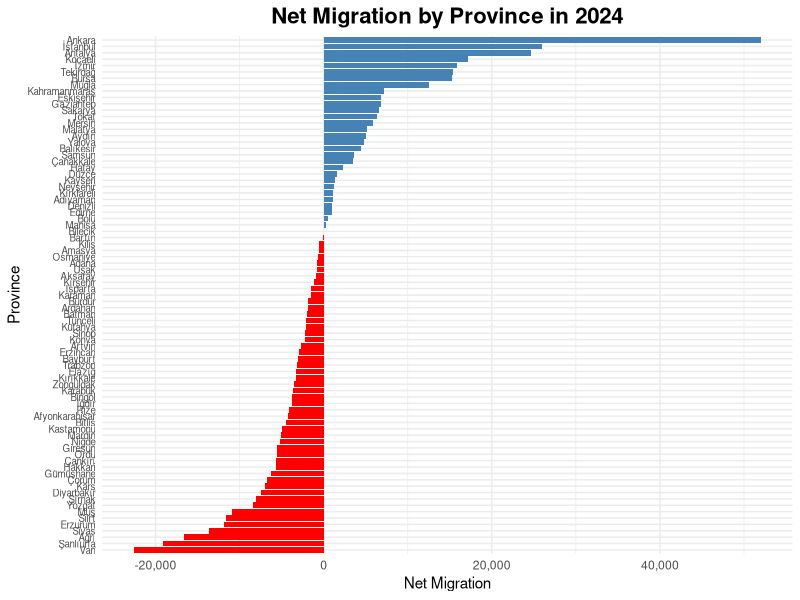
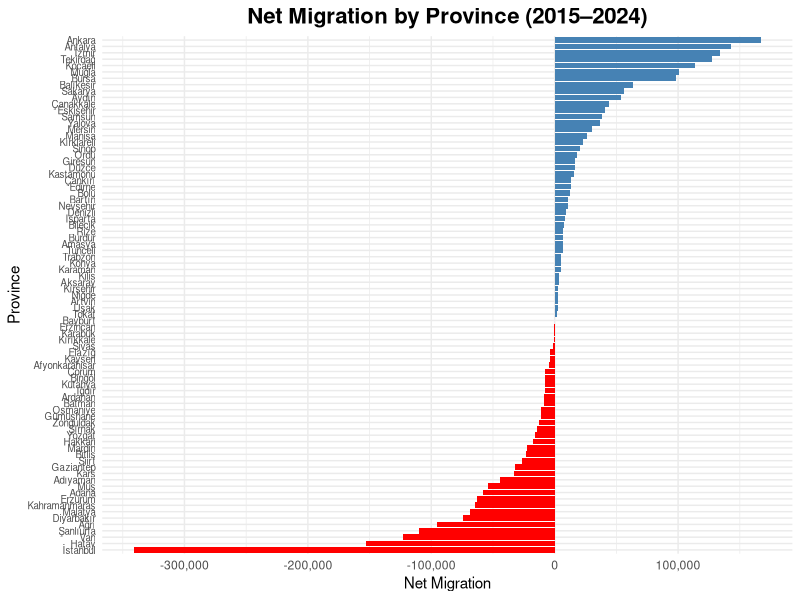
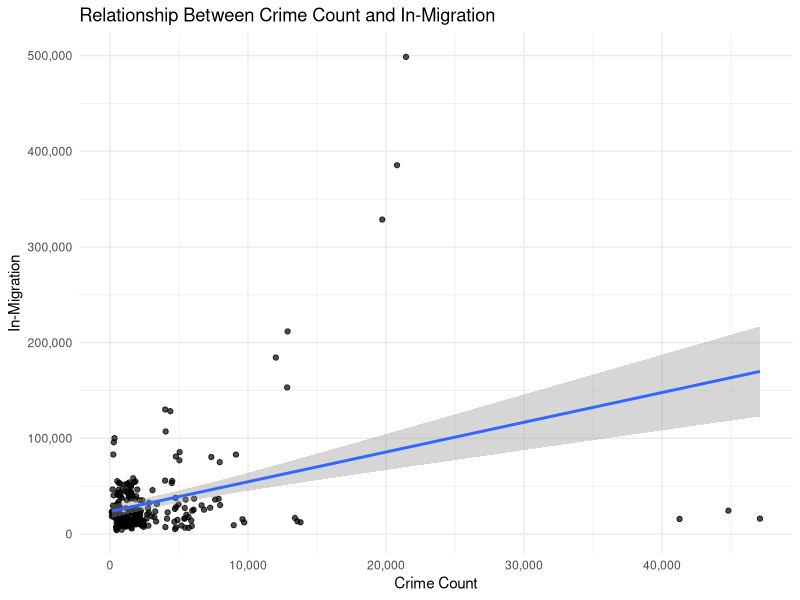
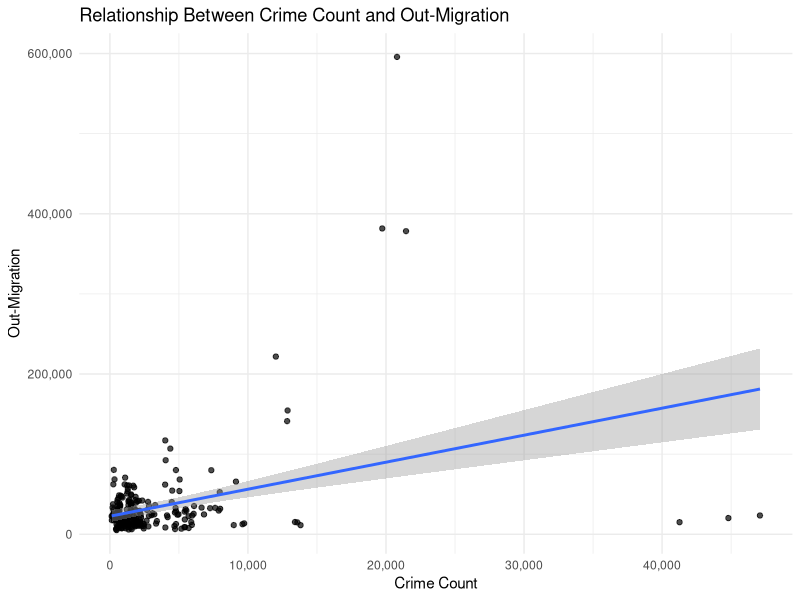
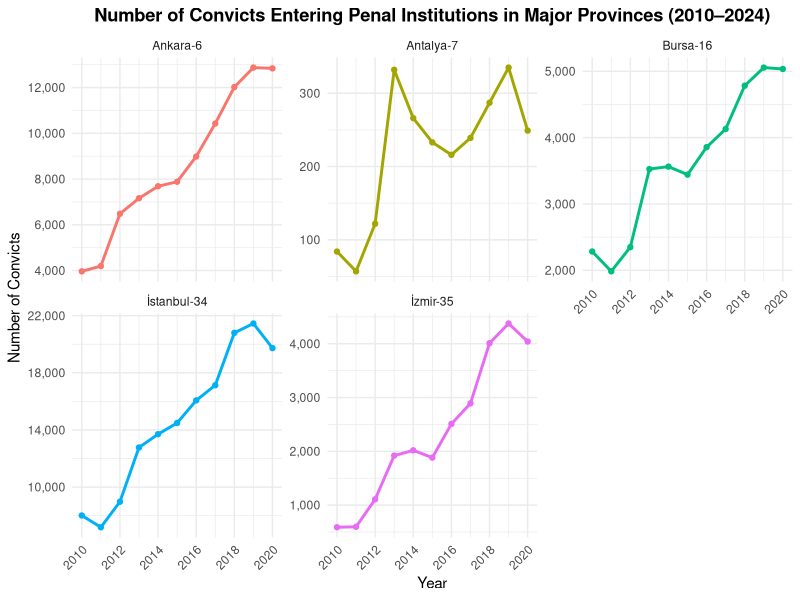
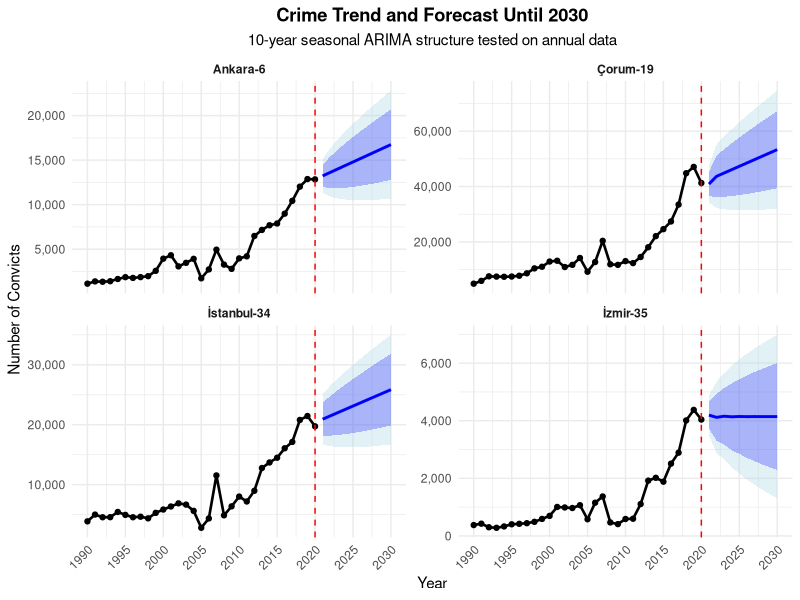
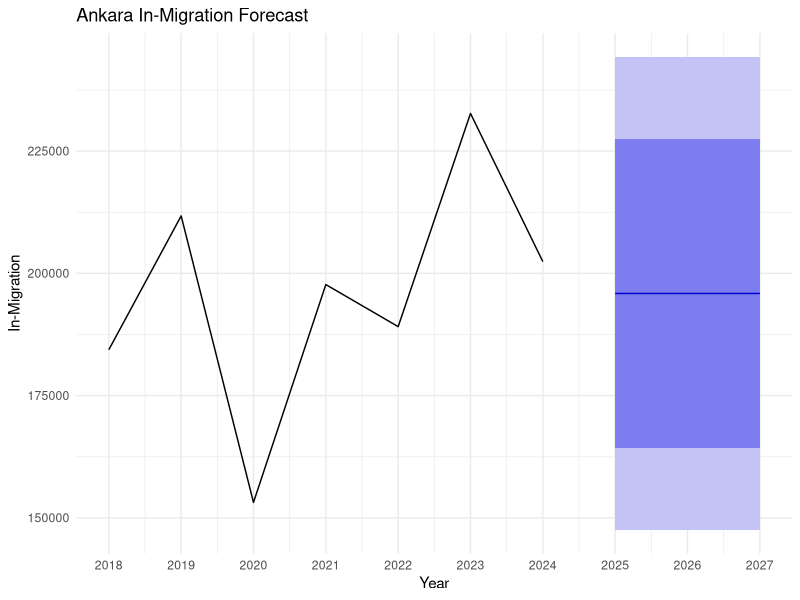
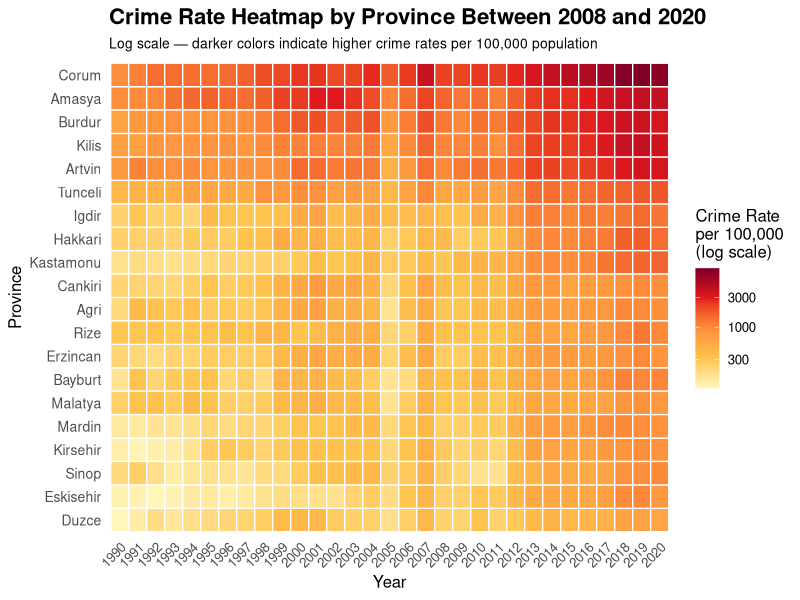

Source code (R) for these figures, in order:
## ---- chunk 1
#| message: false
#| warning: false

library(readxl)
library(dplyr)
library(tidyr)
library(ggplot2)
library(scales)
library(forecast)

# Raw data loading
# illerin_aldıgı_goc2: skip 3 header rows so column assignment works directly
illerin_aldıgı_goc2 <- read_excel("data/aldigi_goc.xls",  sheet = 1,
                                   skip = 3, col_names = FALSE)
illerin_verdigi_goc  <- read_excel("data/verdigi_goc.xls", sheet = 1,
                                   col_names = FALSE)
crime  <- read_excel("data/suc.xls", sheet = 1)
sucsuc <- crime
## ---- chunk 2
#| message: false
#| warning: false

il_temizle <- function(x) {
  x <- trimws(x)
  x <- gsub("İ", "I", x); x <- gsub("ı", "i", x)
  x <- gsub("ğ", "g", x); x <- gsub("Ğ", "G", x)
  x <- gsub("ü", "u", x); x <- gsub("Ü", "U", x)
  x <- gsub("ş", "s", x); x <- gsub("Ş", "S", x)
  x <- gsub("ö", "o", x); x <- gsub("Ö", "O", x)
  x <- gsub("ç", "c", x); x <- gsub("Ç", "C", x)
  toupper(x)
}
## ---- chunk 3
#| message: false
#| warning: false

goc_alan <- illerin_aldıgı_goc2

colnames(goc_alan) <- c(
  "Yil", "Il", "Toplam", "Tayin", "IsBulma", "Egitim",
  "Aile", "Konut", "AileBagimli", "MemleketeDonus",
  "Saglik", "EvAlma", "Emeklilik", "Diger", "Bilinmeyen"
)

goc_alan <- goc_alan %>%
  fill(Yil, .direction = "down") %>%
  filter(!is.na(Il),
         Il != "İl\nProvince",
         Il != "Toplam - Total",
         Il != "Toplam-Total") %>%
  mutate(
    Il_key = il_temizle(Il),
    across(c(Yil, Toplam:Bilinmeyen), as.numeric)
  )
## ---- chunk 4
#| message: false
#| warning: false

goc_veren <- illerin_verdigi_goc[-c(1:3), ]

colnames(goc_veren) <- c(
  "Yil", "Il", "Toplam", "Tayin", "IsBulma", "Egitim",
  "Aile", "Konut", "AileBagimli", "MemleketeDonus",
  "Saglik", "EvAlma", "Emeklilik", "Diger", "Bilinmeyen"
)

goc_veren <- goc_veren %>%
  fill(Yil, .direction = "down") %>%
  filter(!is.na(Il),
         Il != "İl\nProvince",
         Il != "Toplam - Total",
         Il != "Toplam-Total") %>%
  mutate(
    Il_key = il_temizle(Il),
    across(c(Yil, Toplam:Bilinmeyen), as.numeric)
  )
## ---- chunk 5
#| message: false
#| warning: false

crime_clean <- crime[-1, ]
colnames(crime_clean)[1] <- "Yil"

crime_long <- crime_clean %>%
  select(-2) %>%
  pivot_longer(cols = -Yil, names_to = "Il", values_to = "SucSayisi") %>%
  mutate(
    Il     = gsub("-.*", "", Il),
    Il_key = il_temizle(Il),
    Yil    = as.numeric(Yil),
    SucSayisi = as.numeric(SucSayisi)
  )

heat_df <- crime_long %>% rename(Suc = SucSayisi)
## ---- chunk 6
#| message: false
#| warning: false

crime_clean2 <- crime_long %>% filter(Yil >= 2018)

analiz_df <- goc_alan %>%
  select(Yil, Il, Il_key, AlinanGoc = Toplam) %>%
  left_join(
    goc_veren %>% select(Yil, Il_key, VerilenGoc = Toplam),
    by = c("Yil", "Il_key")
  ) %>%
  left_join(
    crime_clean2 %>% select(Yil, Il_key, SucSayisi),
    by = c("Yil", "Il_key")
  ) %>%
  select(Yil, Il, AlinanGoc, VerilenGoc, SucSayisi)

head(analiz_df)
## ---- chunk 7
#| message: false
#| warning: false
#| fig-width: 9
#| fig-height: 10

net_goc_2024 <- goc_alan %>%
  filter(Yil == 2024) %>%
  select(Yil, Il, AlinanGoc = Toplam) %>%
  left_join(
    goc_veren %>% filter(Yil == 2024) %>% select(Yil, Il, VerilenGoc = Toplam),
    by = c("Yil", "Il")
  ) %>%
  mutate(NetMigration = AlinanGoc - VerilenGoc) %>%
  arrange(desc(NetMigration))

ggplot(net_goc_2024,
       aes(x = reorder(Il, NetMigration), y = NetMigration,
           fill = NetMigration > 0)) +
  geom_bar(stat = "identity") +
  coord_flip() +
  ggtitle("Net Migration by Province in 2024") +
  xlab("Province") + ylab("Net Migration") +
  scale_y_continuous(labels = comma) +
  scale_fill_manual(values = c("red", "steelblue"), guide = "none") +
  theme_minimal() +
  theme(axis.text.y = element_text(size = 7),
        plot.title  = element_text(size = 16, face = "bold", hjust = 0.5))
## ---- chunk 8
#| message: false
#| warning: false
#| fig-width: 9
#| fig-height: 10

son_yil <- max(goc_alan$Yil, na.rm = TRUE)
ilk_yil <- son_yil - 9

net_goc_10yil <- goc_alan %>%
  filter(Yil >= ilk_yil, Yil <= son_yil) %>%
  group_by(Il) %>%
  summarise(AlinanGoc = sum(Toplam, na.rm = TRUE), .groups = "drop") %>%
  left_join(
    goc_veren %>%
      filter(Yil >= ilk_yil, Yil <= son_yil) %>%
      group_by(Il) %>%
      summarise(VerilenGoc = sum(Toplam, na.rm = TRUE), .groups = "drop"),
    by = "Il"
  ) %>%
  mutate(NetMigration = AlinanGoc - VerilenGoc) %>%
  arrange(desc(NetMigration))

ggplot(net_goc_10yil,
       aes(x = reorder(Il, NetMigration), y = NetMigration,
           fill = NetMigration > 0)) +
  geom_bar(stat = "identity") +
  coord_flip() +
  ggtitle(paste0("Net Migration by Province (", ilk_yil, "–", son_yil, ")")) +
  xlab("Province") + ylab("Net Migration") +
  scale_y_continuous(labels = comma) +
  scale_fill_manual(values = c("red", "steelblue"), guide = "none") +
  theme_minimal() +
  theme(axis.text.y = element_text(size = 7),
        plot.title  = element_text(size = 16, face = "bold", hjust = 0.5))
## ---- chunk 9
#| message: false
#| warning: false

analiz_korelasyon <- analiz_df %>% filter(!is.na(SucSayisi))

cat("SUÇ SAYISI vs ALINAN GÖÇ\n")
print(cor.test(analiz_korelasyon$SucSayisi, analiz_korelasyon$AlinanGoc))

cat("\nSUÇ SAYISI vs VERİLEN GÖÇ\n")
print(cor.test(analiz_korelasyon$SucSayisi, analiz_korelasyon$VerilenGoc))

cat("\nREGRESSION: ALINAN GÖÇ ~ SUÇ\n")
print(summary(lm(AlinanGoc ~ SucSayisi, data = analiz_korelasyon)))

cat("\nREGRESSION: VERİLEN GÖÇ ~ SUÇ\n")
print(summary(lm(VerilenGoc ~ SucSayisi, data = analiz_korelasyon)))
## ---- chunk 10
#| message: false
#| warning: false

ggplot(analiz_korelasyon, aes(x = SucSayisi, y = AlinanGoc)) +
  geom_point(alpha = 0.7) +
  geom_smooth(method = "lm", se = TRUE) +
  ggtitle("Relationship Between Crime Count and In-Migration") +
  xlab("Crime Count") + ylab("In-Migration") +
  scale_y_continuous(labels = comma) +
  scale_x_continuous(labels = comma) +
  theme_minimal()

ggplot(analiz_korelasyon, aes(x = SucSayisi, y = VerilenGoc)) +
  geom_point(alpha = 0.7) +
  geom_smooth(method = "lm", se = TRUE) +
  ggtitle("Relationship Between Crime Count and Out-Migration") +
  xlab("Crime Count") + ylab("Out-Migration") +
  scale_y_continuous(labels = comma) +
  scale_x_continuous(labels = comma) +
  theme_minimal()
## ---- chunk 11
#| message: false
#| warning: false
#| fig-width: 10
#| fig-height: 6

suc_long <- sucsuc %>%
  rename(Yil = 1) %>%
  select(-2) %>%
  pivot_longer(cols = -Yil, names_to = "Il", values_to = "HukumluSayisi") %>%
  mutate(
    Yil = as.numeric(Yil),
    HukumluSayisi = as.numeric(HukumluSayisi)
  ) %>%
  filter(!is.na(Yil), !is.na(HukumluSayisi))

buyuk_iller <- c("İstanbul-34", "Ankara-6", "İzmir-35", "Antalya-7", "Bursa-16")

suc_trend <- suc_long %>% filter(Il %in% buyuk_iller, Yil >= 2010)

ggplot(suc_trend, aes(x = Yil, y = HukumluSayisi, color = Il)) +
  geom_line(linewidth = 1) +
  geom_point(size = 1.5) +
  facet_wrap(~Il, scales = "free_y", nrow = 2) +
  scale_y_continuous(labels = comma) +
  scale_x_continuous(breaks = seq(2010, 2024, 2)) +
  labs(title = "Number of Convicts Entering Penal Institutions in Major Provinces (2010–2024)",
       x = "Year", y = "Number of Convicts") +
  theme_minimal(base_size = 11) +
  theme(legend.position = "none",
        plot.title = element_text(face = "bold", hjust = 0.5),
        axis.text.x = element_text(angle = 45, hjust = 1))
## ---- chunk 12
#| message: false
#| warning: false
#| fig-width: 10
#| fig-height: 8

iller <- c("İstanbul-34", "Ankara-6", "İzmir-35", "Çorum-19")

tum_sonuclar <- data.frame()

for (il_adi in iller) {
  il_data <- suc_long %>% filter(Il == il_adi) %>% arrange(Yil)
  son_yil <- max(il_data$Yil)
  horizon <- 2030 - son_yil

  ts_data <- ts(il_data$HukumluSayisi,
                start = min(il_data$Yil), frequency = 10)

  model  <- auto.arima(ts_data, seasonal = TRUE,
                        stepwise = FALSE, approximation = FALSE)
  tahmin <- forecast(model, h = horizon)

  actual_df <- data.frame(
    Il = il_adi, Yil = il_data$Yil, Deger = il_data$HukumluSayisi,
    Tip = "Actual", Lower80 = NA, Upper80 = NA, Lower95 = NA, Upper95 = NA
  )
  forecast_df <- data.frame(
    Il = il_adi, Yil = seq(son_yil + 1, 2030),
    Deger   = as.numeric(tahmin$mean),  Tip = "Forecast",
    Lower80 = as.numeric(tahmin$lower[, 1]),
    Upper80 = as.numeric(tahmin$upper[, 1]),
    Lower95 = as.numeric(tahmin$lower[, 2]),
    Upper95 = as.numeric(tahmin$upper[, 2])
  )
  tum_sonuclar <- bind_rows(tum_sonuclar, actual_df, forecast_df)
}

ggplot(tum_sonuclar, aes(x = Yil, y = Deger)) +
  geom_ribbon(data = tum_sonuclar %>% filter(Tip == "Forecast"),
              aes(ymin = Lower95, ymax = Upper95), fill = "lightblue", alpha = 0.35) +
  geom_ribbon(data = tum_sonuclar %>% filter(Tip == "Forecast"),
              aes(ymin = Lower80, ymax = Upper80), fill = "blue", alpha = 0.25) +
  geom_line(data  = tum_sonuclar %>% filter(Tip == "Actual"),
            color = "black", linewidth = 0.9) +
  geom_point(data = tum_sonuclar %>% filter(Tip == "Actual"),
             color = "black", size = 1.5) +
  geom_line(data  = tum_sonuclar %>% filter(Tip == "Forecast"),
            color = "blue", linewidth = 1) +
  geom_vline(xintercept = 2020, linetype = "dashed", color = "red") +
  facet_wrap(~Il, scales = "free_y", ncol = 2) +
  scale_x_continuous(breaks = seq(1990, 2030, 5), limits = c(1990, 2030)) +
  scale_y_continuous(labels = comma) +
  labs(title    = "Crime Trend and Forecast Until 2030",
       subtitle = "10-year seasonal ARIMA structure tested on annual data",
       x = "Year", y = "Number of Convicts") +
  theme_minimal(base_size = 11) +
  theme(plot.title    = element_text(face = "bold", hjust = 0.5),
        plot.subtitle = element_text(hjust = 0.5),
        strip.text    = element_text(face = "bold"),
        axis.text.x   = element_text(angle = 45, hjust = 1))
## ---- chunk 13
#| message: false
#| warning: false

ankara_goc <- goc_alan %>%
  filter(Il == "Ankara") %>%
  group_by(Yil) %>%
  summarise(AlinanGoc = sum(Toplam, na.rm = TRUE), .groups = "drop") %>%
  arrange(Yil)

ankara_ts     <- ts(ankara_goc$AlinanGoc, start = min(ankara_goc$Yil), frequency = 1)
ankara_model  <- auto.arima(ankara_ts, seasonal = TRUE,
                             stepwise = FALSE, approximation = FALSE)
ankara_tahmin <- forecast(ankara_model, h = 3)

autoplot(ankara_tahmin) +
  ggtitle("Ankara In-Migration Forecast") +
  xlab("Year") + ylab("In-Migration") +
  scale_x_continuous(breaks = seq(2018, 2027, 1)) +
  theme_minimal()
## ---- chunk 14
#| message: false
#| warning: false
#| fig-width: 11
#| fig-height: 8

population_df <- data.frame(
  Il = c("Adana","Adiyaman","Afyonkarahisar","Agri","Aksaray","Amasya","Ankara","Antalya",
         "Ardahan","Artvin","Aydin","Balikesir","Bartin","Batman","Bayburt","Bilecik",
         "Bingol","Bitlis","Bolu","Burdur","Bursa","Canakkale","Cankiri","Corum",
         "Denizli","Diyarbakir","Duzce","Edirne","Elazig","Erzincan","Erzurum",
         "Eskisehir","Gaziantep","Giresun","Gumushane","Hakkari","Hatay","Igdir",
         "Isparta","Istanbul","Izmir","Kahramanmaras","Karabuk","Karaman","Kars",
         "Kastamonu","Kayseri","Kilis","Kirikkale","Kirklareli","Kirsehir","Kocaeli",
         "Konya","Kutahya","Malatya","Manisa","Mardin","Mersin","Mugla","Mus",
         "Nevsehir","Nigde","Ordu","Osmaniye","Rize","Sakarya","Samsun","Sanliurfa",
         "Siirt","Sinop","Sirnak","Sivas","Tekirdag","Tokat","Trabzon","Tunceli",
         "Usak","Van","Yalova","Yozgat","Zonguldak"),
  Population = c(2150000,610000,710000,540000,390000,330000,5200000,2200000,
                 100000,170000,1050000,1200000,190000,550000,80000,210000,
                 260000,340000,290000,260000,2800000,500000,180000,530000,
                 980000,1600000,350000,400000,570000,220000,760000,
                 780000,1800000,420000,140000,280000,1500000,190000,
                 420000,14000000,4000000,1050000,230000,240000,300000,
                 370000,1300000,130000,280000,350000,220000,1700000,
                 2100000,570000,760000,1350000,780000,1700000,900000,400000,
                 290000,340000,750000,500000,330000,950000,1250000,1900000,
                 310000,210000,450000,620000,900000,610000,750000,85000,
                 350000,1100000,230000,420000,600000)
)

fix_names <- function(x) {
  x <- trimws(x)
  pairs <- list(c("Ç","C"),c("Ğ","G"),c("İ","I"),c("Ö","O"),c("Ş","S"),c("Ü","U"),
                c("ç","c"),c("ğ","g"),c("ı","i"),c("ö","o"),c("ş","s"),c("ü","u"))
  for (p in pairs) x <- gsub(p[1], p[2], x)
  x
}

heat_df_rate <- heat_df %>%
  mutate(Il = fix_names(Il)) %>%
  filter(!is.na(Il), Il != "",
         !grepl("^\\.\\.\\.[0-9]+$", Il),
         !grepl("^[0-9]+$", Il)) %>%
  left_join(population_df, by = "Il") %>%
  mutate(Crime_Rate = (Suc / Population) * 100000) %>%
  filter(!is.na(Crime_Rate))

top20_rate <- heat_df_rate %>%
  group_by(Il) %>%
  summarise(Avg = mean(Crime_Rate, na.rm = TRUE), .groups = "drop") %>%
  arrange(desc(Avg)) %>%
  slice_head(n = 20)

heat_top20_rate <- heat_df_rate %>% filter(Il %in% top20_rate$Il)

ggplot(heat_top20_rate,
       aes(x = factor(Yil), y = reorder(Il, Crime_Rate), fill = Crime_Rate)) +
  geom_tile(color = "white", linewidth = 0.45) +
  scale_fill_gradientn(
    colours = c("#fff7bc","#fec44f","#fd8d3c","#e31a1c","#800026"),
    trans = "log10",
    name = "Crime Rate\nper 100,000\n(log scale)"
  ) +
  labs(title    = "Crime Rate Heatmap by Province Between 2008 and 2020",
       subtitle = "Log scale — darker colors indicate higher crime rates per 100,000 population",
       x = "Year", y = "Province") +
  theme_minimal(base_size = 12) +
  theme(plot.title    = element_text(size = 16, face = "bold"),
        plot.subtitle = element_text(size = 10),
        axis.text.x   = element_text(angle = 45, hjust = 1),
        axis.text.y   = element_text(size = 10),
        panel.grid    = element_blank())
